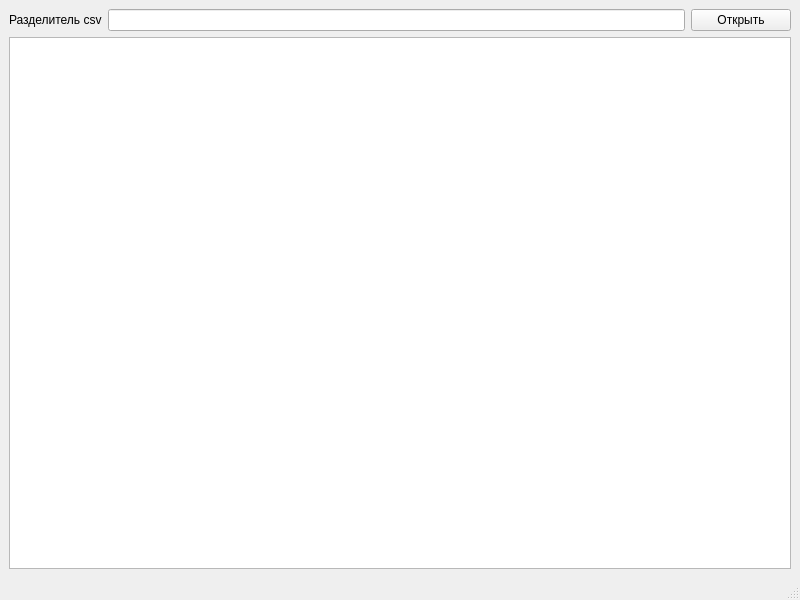
<?xml version="1.0" encoding="UTF-8"?>
<ui version="4.0">
 <class>MainWindow</class>
 <widget class="QMainWindow" name="MainWindow">
  <property name="geometry">
   <rect>
    <x>0</x>
    <y>0</y>
    <width>800</width>
    <height>600</height>
   </rect>
  </property>
  <property name="windowTitle">
   <string>MainWindow</string>
  </property>
  <widget class="QWidget" name="centralwidget">
   <layout class="QVBoxLayout" name="verticalLayout">
    <item>
     <layout class="QHBoxLayout" name="horizontalLayout">
      <item>
       <widget class="QLabel" name="label">
        <property name="text">
         <string>Разделитель csv</string>
        </property>
       </widget>
      </item>
      <item>
       <widget class="QLineEdit" name="lineEdit"/>
      </item>
      <item>
       <widget class="QPushButton" name="pushButton">
        <property name="minimumSize">
         <size>
          <width>100</width>
          <height>0</height>
         </size>
        </property>
        <property name="text">
         <string>Открыть</string>
        </property>
       </widget>
      </item>
     </layout>
    </item>
    <item>
     <widget class="QListWidget" name="listWidget"/>
    </item>
   </layout>
  </widget>
  <widget class="QMenuBar" name="menubar">
   <property name="geometry">
    <rect>
     <x>0</x>
     <y>0</y>
     <width>800</width>
     <height>18</height>
    </rect>
   </property>
  </widget>
  <widget class="QStatusBar" name="statusbar"/>
 </widget>
 <resources/>
 <connections/>
</ui>
